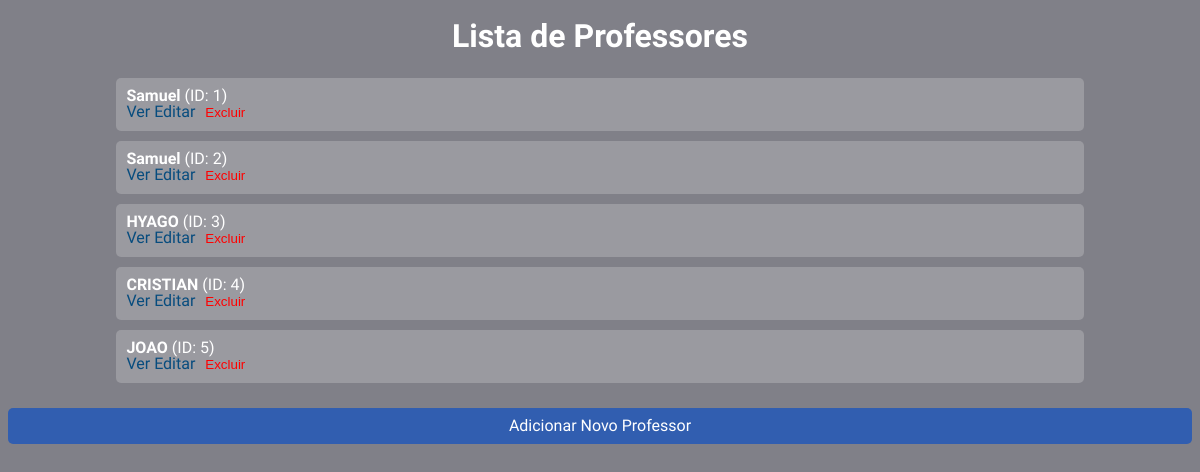
The page /professores on the database its author committed.
### models/professor.py (models this page shows, shortened)
class Professor(db.Model):
    __tablename__ = 'professores'
    id = db.Column(db.Integer, primary_key=True)
    nome = db.Column(db.String(100), nullable=False)
    idade = db.Column(db.Integer, nullable=True)
    materia = db.Column(db.String(100), nullable=True)
    observacoes = db.Column(db.Text, nullable=True)
    turmas = db.relationship('Turma', back_populates='professor')

### controller/professor.py (the view)
@professor_blueprint.route('/professores', methods=['GET'])
def get_professores():
    professores = listar_professores()
    return render_template("professores/professores.html", professores=professores)

### models/professor.py (called while the page is built)
def listar_professores():
    professores = Professor.query.all()
    return [{
        'id': professor.id,
        'nome': professor.nome,
        'idade': professor.idade,
        'materia': professor.materia,
        'observacoes': professor.observacoes
    } for professor in professores]

### templates/professores/professores.html (shortened to what this page needs)
<!DOCTYPE html>
<html lang="pt-BR">
<head>
  <link rel="stylesheet" href="global.css">
  <link rel="stylesheet" href="/styles/reset.css">
</head>
<body>
  <h1>Lista de Professores</h1>
  <div class="lista-professores">
    {% for professor in professores %}
      <div class="professor">
        <strong>{{ professor.nome }}</strong> (ID: {{ professor.id }})
        <div>
          <a href="{{ url_for('professor.get_professor', id_professor=professor.id) }}">Ver</a>
          <a href="{{ url_for('professor.editar_professor_page', id_professor=professor.id) }}">Editar</a>
          <form action="{{ url_for('professor.delete_professor', id_professor=professor.id) }}" method="POST" style="display:inline;">
            <button type="submit" style="background:none; border:none; color:red; cursor:pointer;">Excluir</button>
          </form>
        </div>
      </div>
    {% endfor %}
  </div>
  <a href="{{ url_for('professor.adicionar_professor_page') }}" class="btn-adicionar">Adicionar Novo Professor</a>
</body>
</html>

### styles/global.css (style rules this page uses)
body { background-color: rgb(128, 128, 136); font-family: "Signika", sans-serif; text-decoration: none; }

### templates/professores/professores.html (style rules this page uses)
body { background-color: rgb(128, 128, 136); font-family: "Signika", sans-serif; text-decoration: none; color: white; }
h1 { text-align: center; margin-top: 20px; }
.lista-professores { display: flex; flex-direction: column; align-items: center; margin-top: 20px; }
.professor { background-color: rgba(255, 255, 255, 0.2); padding: 10px; margin: 5px; border-radius: 5px; width: 80%; text-align: left; }
a { text-decoration: none; color: rgb(7, 76, 126); }
.btn-adicionar { display: block; margin: 20px auto; padding: 10px 20px; background-color: rgb(49, 94, 176); border: none; color: white; cursor: pointer; text-align: center; border-radius: 5px; }

### rows shown on the page
Professor: nome "Samuel", id "1"
Professor: nome "Samuel", id "2"
Professor: nome "HYAGO", id "3"
Professor: nome "CRISTIAN", id "4"
Professor: nome "JOAO", id "5"
